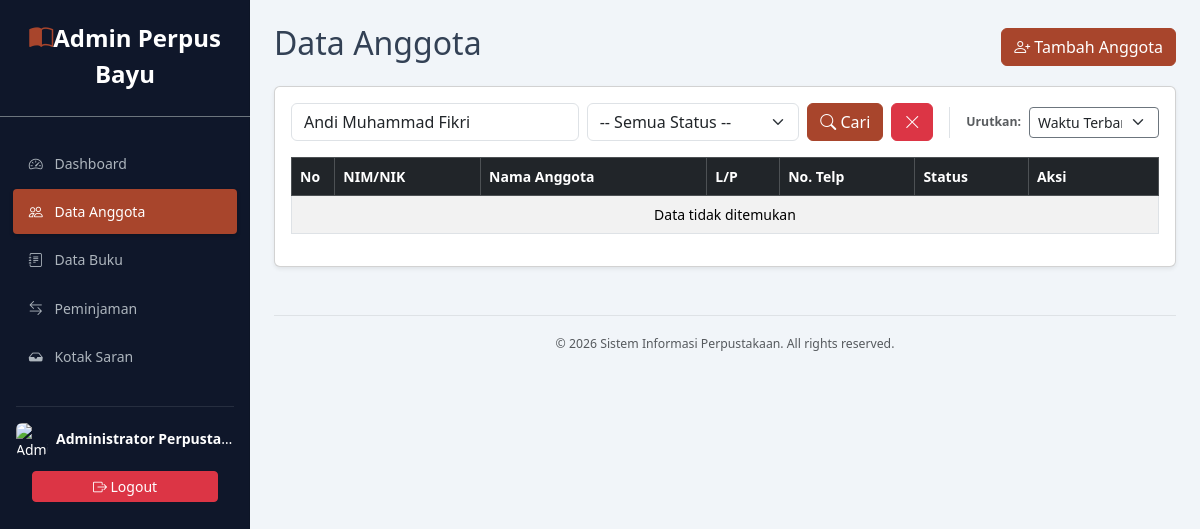
The app's page /admin/anggota.php?cari=Andi Muhammad Fikri (signed in), older data.
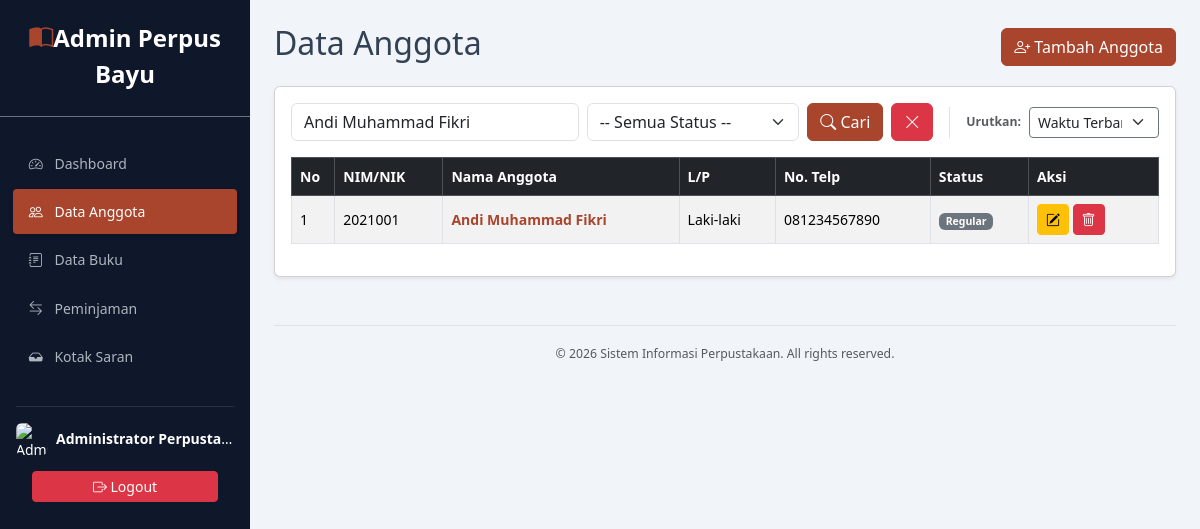
The same page, newer data.
### tables this page shows
CREATE TABLE `anggota` (
  `id_anggota` int(11) NOT NULL AUTO_INCREMENT,
  `nim_nik` varchar(20) NOT NULL,
  `nama_anggota` varchar(100) NOT NULL,
  `jk` enum('L','P') NOT NULL,
  `alamat` text NOT NULL,
  `no_telp` varchar(15) NOT NULL,
  `tgl_daftar` date NOT NULL,
  `status_keanggotaan` enum('Regular','Khusus') NOT NULL,
  PRIMARY KEY (`id_anggota`)
);

### admin/anggota.php (the view, shortened to what the changed rows need)
<?php include 'header.php'; ?>
<?php include '../config/koneksi.php'; ?>
<div class="d-flex justify-content-between align-items-center mb-3">
    <h2>Data Anggota</h2>
</div>
<div class="card shadow-sm">
    <div class="card-body">
        <div class="table-responsive">
            <table class="table table-bordered table-striped table-hover align-middle">
                <thead class="table-dark">
                    <tr>
                        <th width="5%">No</th>
                        <th>NIM/NIK</th>
                        <th>Nama Anggota</th>
                        <th>L/P</th>
                        <th>No. Telp</th>
                        <th>Status</th>
                        <th width="15%">Aksi</th>
                    </tr>
                </thead>
                <tbody>
                    <?php
                    $no = 1;
                    $kondisi = [];
                    if(isset($_GET['cari']) && $_GET['cari'] != ''){
                        $cari = mysqli_real_escape_string($koneksi, $_GET['cari']);
                        $kondisi[] = "(nama_anggota LIKE '%$cari%' OR nim_nik LIKE '%$cari%')";
                    }
                    $order_by = "id_anggota DESC";
                    $sql = "SELECT * FROM anggota";
                    if(count($kondisi) > 0){
                        $sql .= " WHERE " . implode(" AND ", $kondisi);
                    }
                    $sql .= " ORDER BY $order_by";
                    $data = mysqli_query($koneksi, $sql);
                    if(mysqli_num_rows($data) == 0){
                        echo "<tr><td colspan='7' class='text-center'>Data tidak ditemukan</td></tr>";
                    }
                    while($d = mysqli_fetch_array($data)){
                    ?>
                    <tr>
                        <td><?php echo $no++; ?></td>
                        <td><?php echo $d['nim_nik']; ?></td>
                        <td>
                            <a href="#" onclick="viewAnggota(<?php echo $d['id_anggota']; ?>); return false;" class="text-decoration-none fw-bold text-primary">
                                <?php echo $d['nama_anggota']; ?>
                            </a>
                        </td>
                        <td><?php echo $d['jk'] == 'L' ? 'Laki-laki' : 'Perempuan'; ?></td>
                        <td><?php echo $d['no_telp']; ?></td>
                        <td>
                            <?php if($d['status_keanggotaan'] == 'Khusus'): ?>
                                <span class="badge bg-warning text-dark">Khusus</span>
                            <?php else: ?>
                                <span class="badge bg-secondary">Regular</span>
                            <?php endif; ?>
                        </td>
                        <td>
                            <a href="anggota_edit.php?id=<?php echo $d['id_anggota']; ?>" class="btn btn-sm btn-warning" title="Edit"><i class="bi bi-pencil-square"></i></a>
                            <a href="anggota_hapus.php?id=<?php echo $d['id_anggota']; ?>" class="btn btn-sm btn-danger" title="Hapus" onclick="confirmAction(event, this.href, 'Hapus Data?', 'Yakin ingin menghapus data ini? Tindakan ini tidak dapat dibatalkan.')"><i class="bi bi-trash"></i></a>
                        </td>
                    </tr>
                    <?php } ?>
                </tbody>
            </table>
        </div>
    </div>
</div>
<?php include 'footer.php'; ?>

Row changes from the older to the newer data that the page shows:
added anggota: nim_nik "2021001", nama_anggota "Andi Muhammad Fikri", jk "Laki-laki", no_telp "081234567890", status_keanggotaan "Regular"
Text that changed along with them:
text no longer shown: "Data tidak ditemukan"
